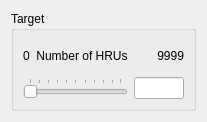
     <widget class="QWidget" name="page_3">
      <property name="sizePolicy">
       <sizepolicy hsizetype="Expanding" vsizetype="Preferred">
        <horstretch>0</horstretch>
        <verstretch>0</verstretch>
       </sizepolicy>
      </property>
      <layout class="QGridLayout" name="gridLayout_100">
       <item row="0" column="0">
        <widget class="QGroupBox" name="targetGroup">
         <property name="sizePolicy">
          <sizepolicy hsizetype="Expanding" vsizetype="Fixed">
           <horstretch>0</horstretch>
           <verstretch>0</verstretch>
          </sizepolicy>
         </property>
         <property name="minimumSize">
          <size>
           <width>0</width>
           <height>100</height>
          </size>
         </property>
         <property name="title">
          <string>Target</string>
         </property>
         <layout class="QGridLayout" name="gridLayout_9">
          <item row="0" column="0">
           <widget class="QLabel" name="targetMin">
            <property name="text">
             <string>0</string>
            </property>
            <property name="wordWrap">
             <bool>true</bool>
            </property>
           </widget>
          </item>
          <item row="0" column="1">
           <widget class="QLabel" name="targetLabel">
            <property name="sizePolicy">
             <sizepolicy hsizetype="Preferred" vsizetype="Preferred">
              <horstretch>0</horstretch>
              <verstretch>0</verstretch>
             </sizepolicy>
            </property>
            <property name="text">
             <string>Number of HRUs</string>
            </property>
            <property name="alignment">
             <set>Qt::AlignCenter</set>
            </property>
           </widget>
          </item>
          <item row="0" column="2">
           <widget class="QLabel" name="targetMax">
            <property name="text">
             <string>9999</string>
            </property>
            <property name="alignment">
             <set>Qt::AlignRight|Qt::AlignTrailing|Qt::AlignVCenter</set>
            </property>
           </widget>
          </item>
          <item row="1" column="0" colspan="2">
           <widget class="QSlider" name="targetSlider">
            <property name="orientation">
             <enum>Qt::Horizontal</enum>
            </property>
            <property name="tickPosition">
             <enum>QSlider::TicksAbove</enum>
            </property>
           </widget>
          </item>
          <item row="1" column="2">
           <widget class="QLineEdit" name="targetVal">
            <property name="sizePolicy">
             <sizepolicy hsizetype="Expanding" vsizetype="Fixed">
              <horstretch>0</horstretch>
              <verstretch>0</verstretch>
             </sizepolicy>
            </property>
            <property name="minimumSize">
             <size>
              <width>50</width>
              <height>0</height>
             </size>
            </property>
            <property name="maximumSize">
             <size>
              <width>50</width>
              <height>16777215</height>
             </size>
            </property>
            <property name="toolTip">
             <string>The target number of HRUs to be created.  The target is likely to be exceeded,
particularly when it is small or there are landuses being split or exempt from removal.</string>
            </property>
           </widget>
          </item>
         </layout>
        </widget>
       </item>
      </layout>
     </widget>
